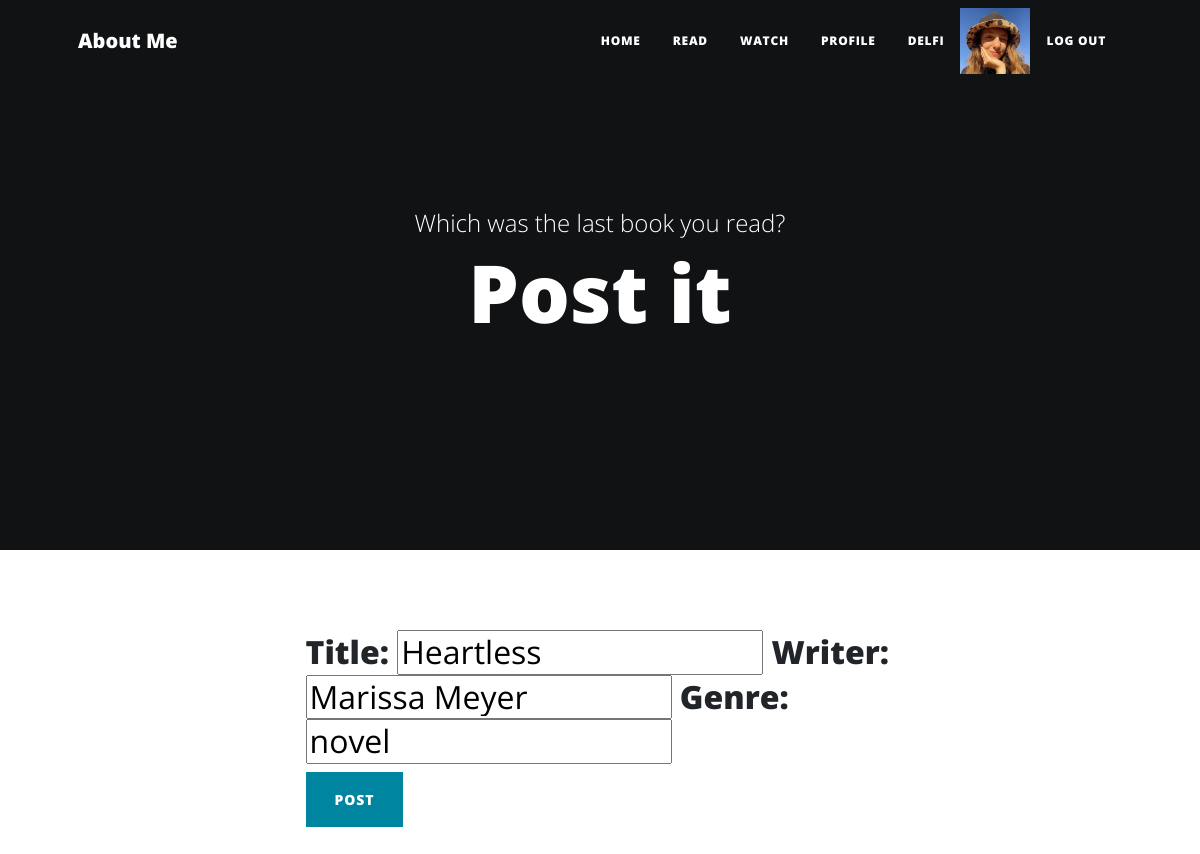
The page /editBooks/Heartless (signed in) on the database as committed earlier.
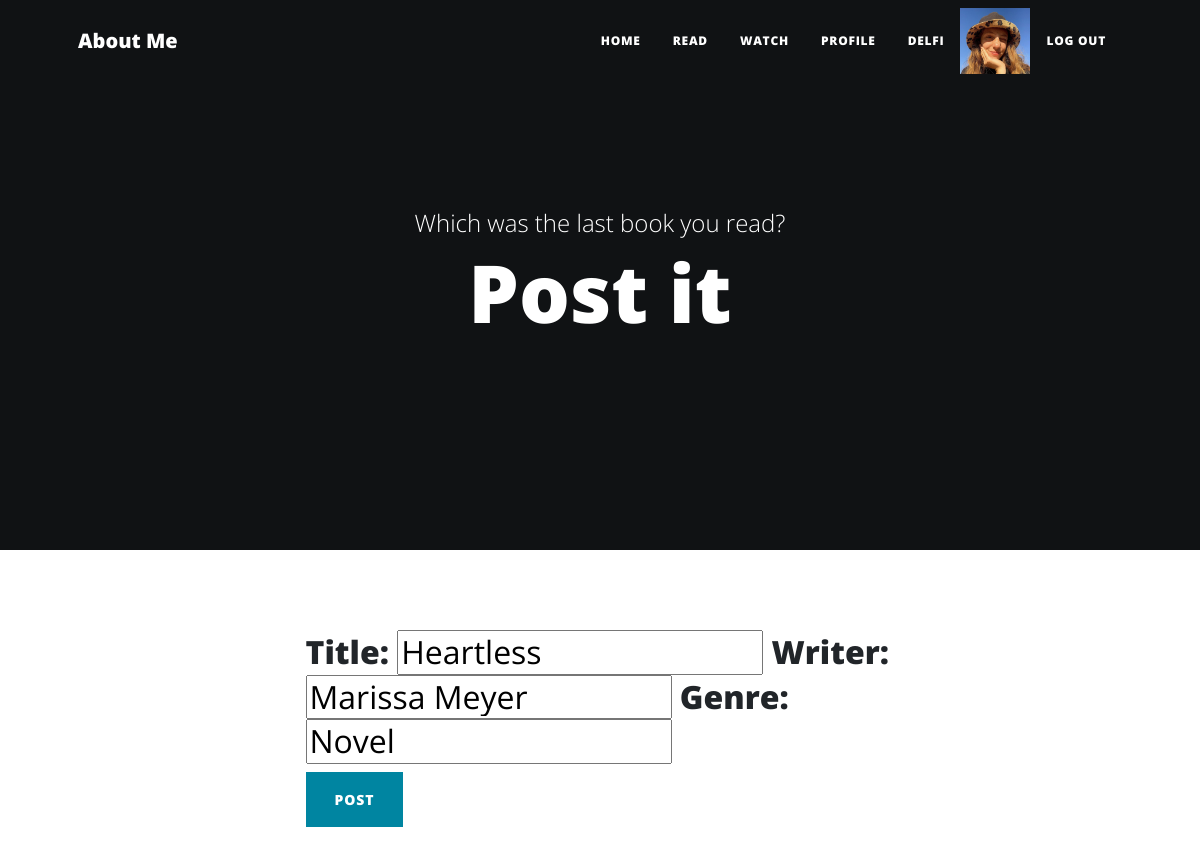
The same page on the database as committed later.
### Postit/models.py (models this page shows, shortened)
class Books(models.Model):
    title = models.CharField(max_length= 100, null = 'null', unique = True)
    writer = models.CharField(max_length= 100)
    genre = models.CharField(max_length= 50)

### Postit/views.py (the view)
# urls.py: path('editBooks/<title>', editBooks, name = 'editBooks'),
@login_required
def editBooks(request, title):
    book = Books.objects.get(title = title)
    if request.method == 'POST':
        myForm = BooksForm(request.POST)
        if myForm.is_valid():
            info = myForm.cleaned_data
            book.title = info['title']
            book.writer = info['writer']
            book.genre = info['genre']
            book.save()
            return render(request, 'Postit/booksList.html')
    else:
        myForm= BooksForm(initial = {'title': book.title, 'writer': book.writer, 'genre': book.genre})
    return render(request, 'Postit/editBooks.html', {'myForm': myForm, 'title': title})

### Postit/forms.py
class BooksForm(forms.Form):
    title = forms.CharField(max_length= 100)
    writer = forms.CharField(max_length= 100)
    genre = forms.CharField(max_length= 50)

### Postit/templates/Postit/editBooks.html (shortened to what this page needs)
{% extends 'Postit/padre.html'%}
{% load static%}
{% block last%}Which was the last book you read?{% endblock%}
{% block booksPostit%}Post it{% endblock%}
{%block favbook%}
    <form action= '' method = 'POST' >{% csrf_token %}
        {{myForm.as_table}}<h1>   </h1>
        <button class="btn btn-primary text-uppercase "  type="submit">Post</button>
    </form>
{%endblock%}

Rows that differ between the two databases and show on the page:
changed Books "Heartless": genre "novel" → "Novel"
